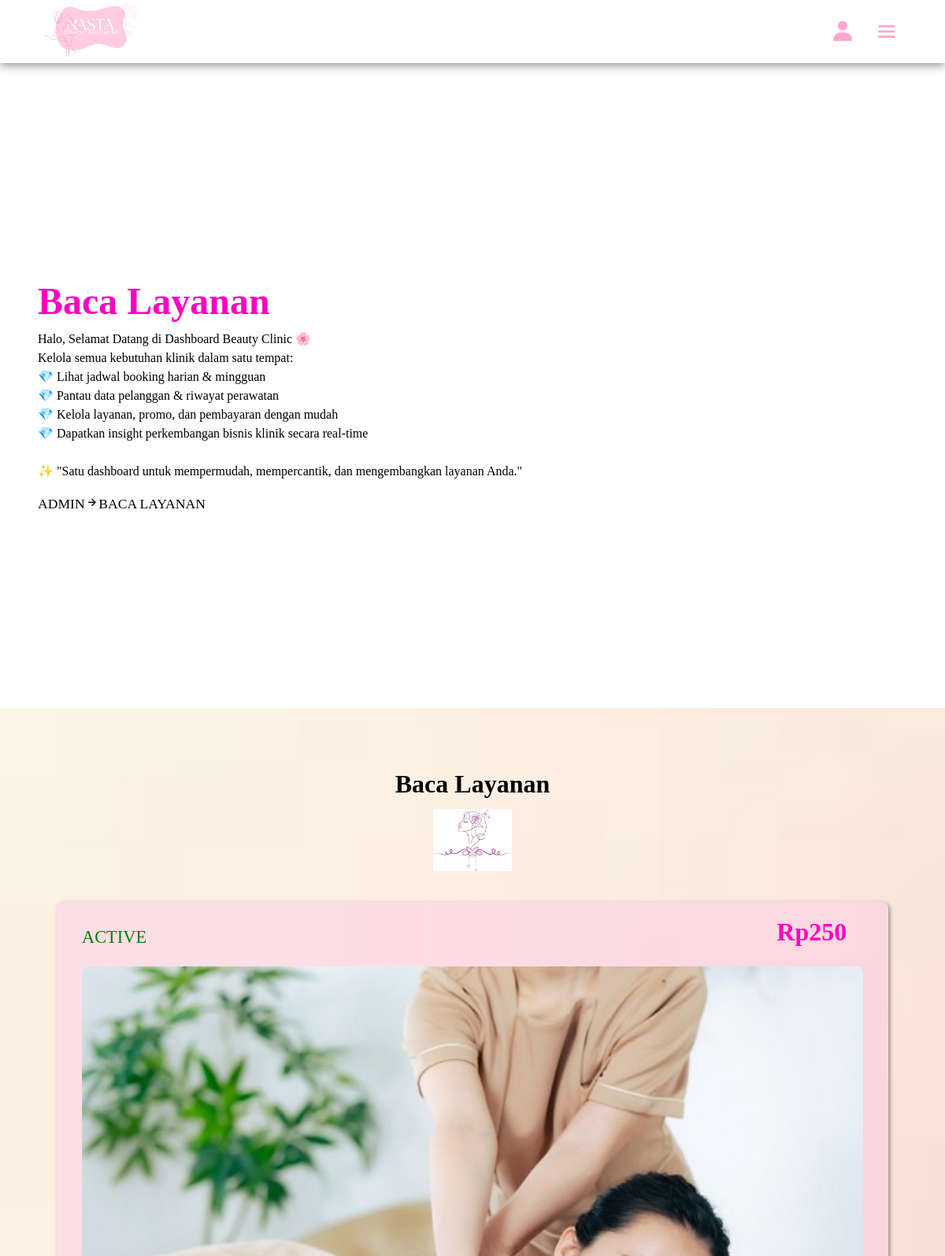
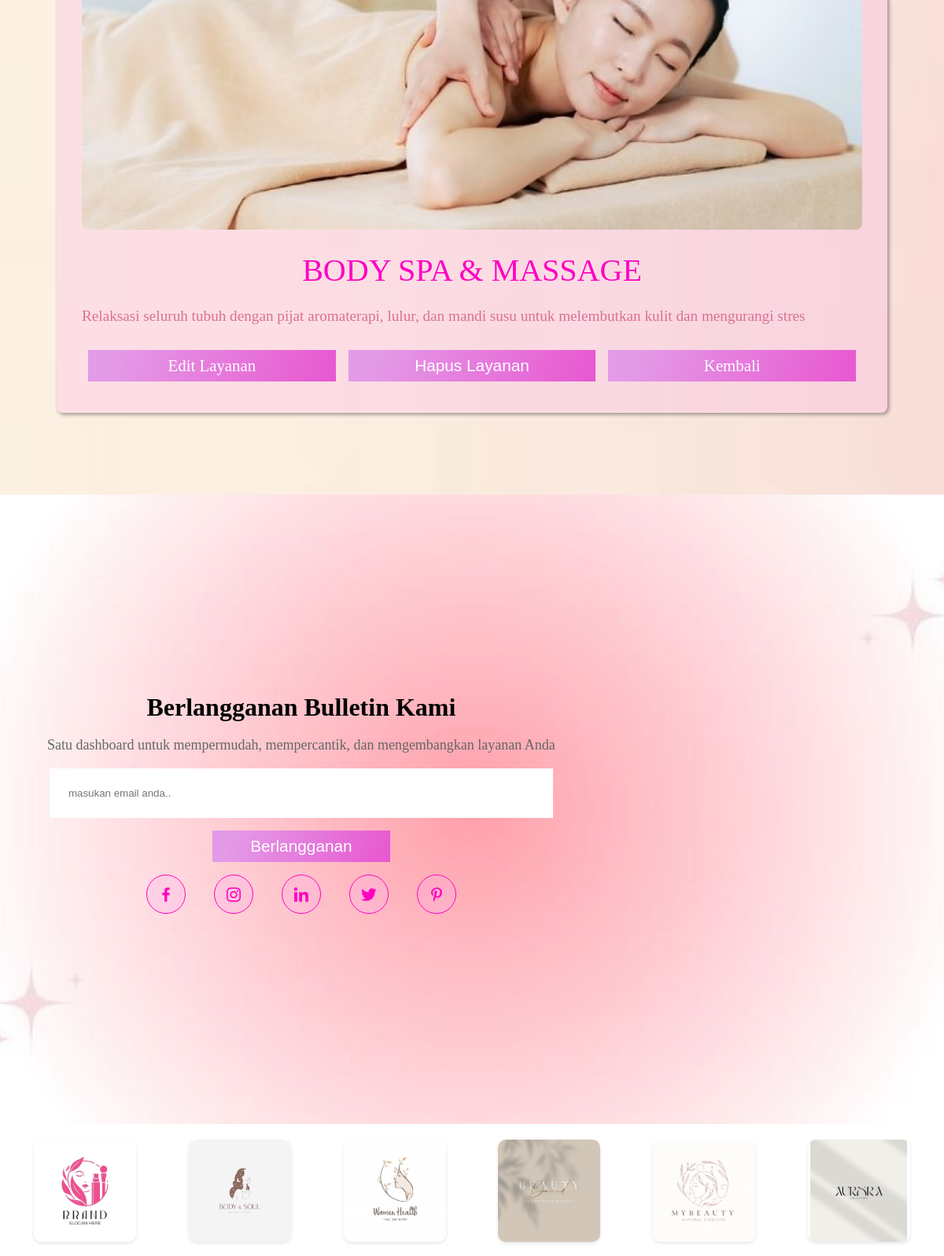
/admin/read_services.php?get_id=layanan_6900c4d3c1e7d9.91071165 (signed in, upper part), run on the app's committed database (2 pictures, top to bottom).
### tables this page shows
CREATE TABLE `layanan` (
  `id_layanan` varchar(100) NOT NULL,
  `nama` varchar(100) NOT NULL,
  `harga` int NOT NULL,
  `foto` varchar(255) DEFAULT NULL,
  `detail_layanan` text,
  `kategori` varchar(100) DEFAULT NULL,
  `status` enum('active','deactive') DEFAULT 'active'
);

### admin/read_services.php (the view, shortened to what this page needs)
<?php
$get_id = htmlspecialchars($_GET['get_id'], ENT_QUOTES, 'UTF-8');
?>
<!DOCTYPE html>
<html lang="id">
<head>
    <link href="https://unpkg.com/boxicons@2.1.2/css/boxicons.min.css" rel="stylesheet">
    <link rel="stylesheet" href="../css/admin_style.css?v=<?php echo time(); ?>">
</head>
<body>
<?php include '../components/admin_header.php'; ?>
<div class="banner">
    <div class="detail">
        <h1>Baca Layanan</h1>
        <p style="text-align: left;">
            Halo, Selamat Datang di Dashboard Beauty Clinic 🌸 <br>
            Kelola semua kebutuhan klinik dalam satu tempat: <br>
            💎 Lihat jadwal booking harian & mingguan <br>
            💎 Pantau data pelanggan & riwayat perawatan <br>
            💎 Kelola layanan, promo, dan pembayaran dengan mudah <br>
            💎 Dapatkan insight perkembangan bisnis klinik secara real-time <br><br>
            ✨ "Satu dashboard untuk mempermudah, mempercantik, dan mengembangkan layanan Anda."
        </p>
        <span><a href="dashboard.php">Admin</a><i class="bx bx-right-arrow-alt"></i>Baca Layanan</span>
    </div>
</div>
<section class="read_container">
    <div class="heading">
        <h1>Baca Layanan</h1>
        <img src="../image/layer.jpg" width="100">
    </div>
    <div class="container">
        <?php
        $select_service = $conn->prepare("SELECT * FROM layanan WHERE id_layanan = ?");
        $select_service->execute([$get_id]);
        if ($select_service->rowCount() > 0) {
            while ($fetch_service = $select_service->fetch(PDO::FETCH_ASSOC)) {
        ?>
        <form action="" method="post" class="box">
            <div class="status" style="color: <?= ($fetch_service['status'] == 'active') ? 'green' : 'red'; ?>">
                <?= ucfirst($fetch_service['status']); ?>
            </div>
            <?php if (!empty($fetch_service['foto'])): ?>
                <img src="../uploaded_files/<?= htmlspecialchars($fetch_service['foto']); ?>" class="foto" alt="Foto Layanan">
            <?php endif; ?>
            <p class="harga">Rp<?= number_format($fetch_service['harga'], 0, ',', '.'); ?></p>
            <div class="nama"><?= htmlspecialchars($fetch_service['nama']); ?></div>
            <div class="content"><?= nl2br(htmlspecialchars($fetch_service['detail_layanan'])); ?></div>
            <div class="flex-btn">
                <a href="edit_services.php?id=<?= htmlspecialchars($fetch_service['id_layanan']); ?>" class="btn">Edit Layanan</a>
                <button type="submit" name="delete" class="btn" onclick="return confirm('Apakah ingin menghapus layanan ini?');">Hapus Layanan</button>
                <a href="view_services.php" class="btn">Kembali</a>
            </div>
        </form>
        <?php
            }
        } else {
            echo '
            <div class="empty">
                <p>Tidak ada layanan yang ditemukan! <br>
                <a href="add_services.php" class="btn" style="margin-top: 1rem;">Tambahkan Layanan</a></p>
            </div>';
        }
        ?>
    </div>
</section>
<?php include '../components/admin_footer.php'; ?>
</body>
</html>

### css/admin_style.css (style rules this page uses)
* { margin: 0; padding: 0; box-sizing: border-box; outline: none; text-decoration: none; list-style: none; }
:root { --main-color: #ff00c3; --pink-color: #fba7d1; --gray: #ffe6e9; --white-alfa-40: rgba(255, 147, 237, 0.478); --white-alfa-25: rgba(252, 173, 235, 0.25); --backdrop-filter: blur(5px); --box-shadow: 2px 2px 5px rgba(0, 0, 0, 0.40); --gradient: linear-gradient(109.6deg,rgb(227, 154, 231) 11.2%, rgb(232, 87, 208)100.2%); }
body { background-image: url('../image/bg0.jpg'); background-size: cover; background-position: center; }
html { scroll-behavior: smooth; }
.btn { display: inline-block; padding: .5rem 3rem; margin-top: 1rem; background: var(--gradient); color: #fff; cursor: pointer; text-align: center; position: revert; z-index: 100; font-size: 1.3rem; text-transform: capitalize; }
.heading { text-align: center; line-height: 1.5; }
.heading h1 { font-size: 2rem; text-transform: capitalize; }
.heading img { margin-top: .5rem; white-space: 150px!important; }
section { padding: 6%; }
.flex-btn { display: flex; justify-content: space-between; }
.flex-btn .btn { margin: .5rem; }
.banner { margin-top: 5rem; white-space: 100%; height: 100vh; display: flex; align-items: center; background-position: center; background-size: cover; animation: banner 5s infinite alternate; }
.banner .detail { padding-left: 4%; line-height: 1.5; }
.banner .detail p { font-size: 16px; margin-bottom: 1rem; }
.banner .detail span { text-transform: uppercase; font-size: 1.1rem; margin-top: 1rem; }
.banner .detail span a { color: #000; }
.banner .detail h1 { font-size: 3rem; color: var(--main-color); text-transform: capitalize; }
.read_container { display: flex; flex-direction: column; background-size: cover; background-attachment: fixed; background-image: url('../image/form-bg-1.jpg'); }
.read_container form { border-radius: .5rem; max-width: 1100px; margin: 2rem auto; width: 100%; border-radius: .5rem; padding: 2rem; box-shadow: var(--box-shadow); background: var(--white-alfa-25); position: relative; }
.read_container form .harga { position: absolute; top: 2%; right: 5%; font-weight: bold; color: var(--main-color); font-size: 2rem; }
.read_container form .foto { width: 100%; border-radius: .5rem; margin-top: 1.5rem; text-align: center; }
.read_container form .nama { color: var(--main-color); font-size: 2.5rem; margin-top: 1.5rem; text-transform: uppercase; text-align: center; }
.read_container .status { text-transform: uppercase; font-size: 1.4rem; }
.read_container form .content { line-height: 2; font-size: 1.2rem; color: palevioletred; padding: 1rem 0; }
.read_container form .flex-btn { justify-content: space-between; }
.read_container form .flex-btn .btn { width: 33%; text-align: center; border: none; }
.banner { position: relative !important; z-index: 1 !important; margin-top: 100px !important; }

### data on the page
layanan: status "ACTIVE", foto (picture), harga "250", nama "BODY SPA & MASSAGE", detail_layanan "Relaksasi seluruh tubuh dengan pijat aromaterapi, lulur, dan mandi susu untuk melembutkan kulit dan mengurangi stres"
